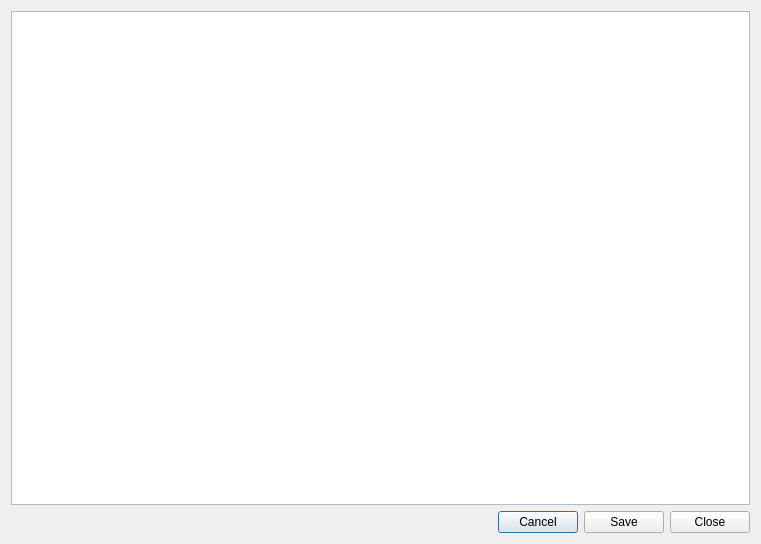
<?xml version="1.0" encoding="UTF-8"?>
<ui version="4.0">
 <class>HeaderEdit</class>
 <widget class="QDialog" name="HeaderEdit">
  <property name="geometry">
   <rect>
    <x>0</x>
    <y>0</y>
    <width>761</width>
    <height>544</height>
   </rect>
  </property>
  <property name="windowTitle">
   <string>Edit Header -</string>
  </property>
  <layout class="QVBoxLayout" name="verticalLayout">
   <item>
    <widget class="QTextEdit" name="headerEntry"/>
   </item>
   <item>
    <layout class="QHBoxLayout" name="horizontalLayout">
     <item>
      <spacer name="buttonpusher">
       <property name="orientation">
        <enum>Qt::Horizontal</enum>
       </property>
       <property name="sizeHint" stdset="0">
        <size>
         <width>40</width>
         <height>20</height>
        </size>
       </property>
      </spacer>
     </item>
     <item>
      <widget class="QPushButton" name="cancelButton">
       <property name="toolTip">
        <string>Cancel all changes, revert to the last saved text.</string>
       </property>
       <property name="text">
        <string>Cancel</string>
       </property>
      </widget>
     </item>
     <item>
      <widget class="QPushButton" name="saveButton">
       <property name="toolTip">
        <string>Save the header text.</string>
       </property>
       <property name="text">
        <string>Save</string>
       </property>
      </widget>
     </item>
     <item>
      <widget class="QPushButton" name="closeButton">
       <property name="toolTip">
        <string>Close the dialog, ask to save if header has been edited</string>
       </property>
       <property name="text">
        <string>Close</string>
       </property>
      </widget>
     </item>
    </layout>
   </item>
  </layout>
 </widget>
 <resources/>
 <connections/>
</ui>
